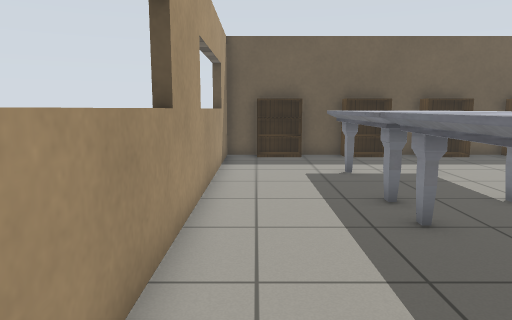
view 1 (above)

18 first-person views from a walk through a robot-simulator world made for Gazebo. The camera is 1 m above the floor, tilts 8° down and sees 70° across. The floor is counted in squares, 0.5 m on a side. Each view is taken from the middle of a square. On the plan, view 1 faces up. The plan holds only what a view shows up to about 19 squares ahead; the rest is blank. The place goes on beyond the plan. Simple patterns stand in for the simulator's built-in surfaces. Some stock models are drawn as simple stand-ins.

view 2
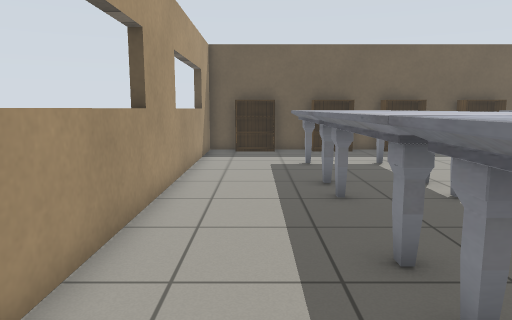

view 3
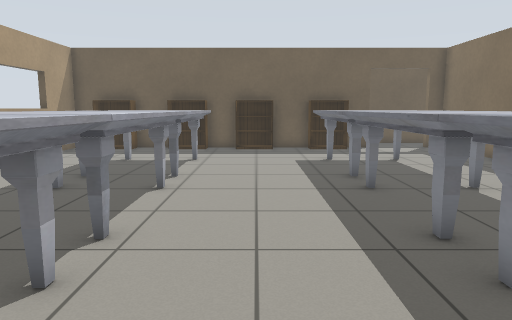

view 4
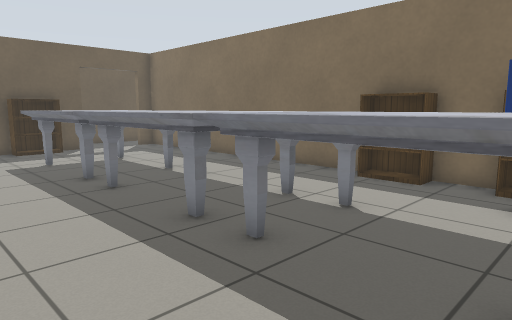

view 5
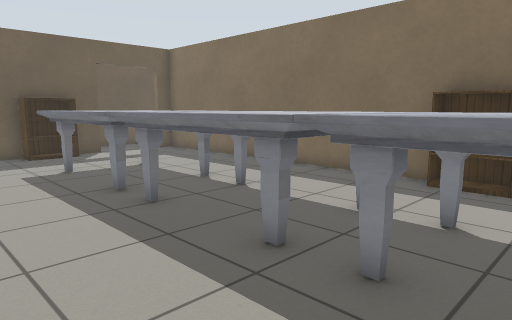

view 6
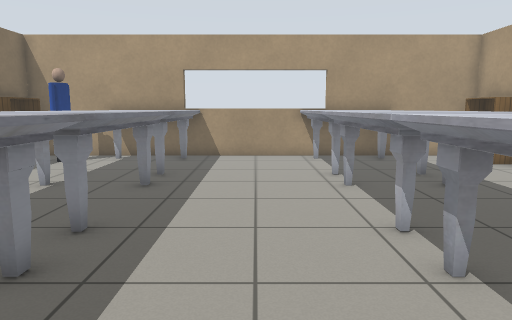

view 7
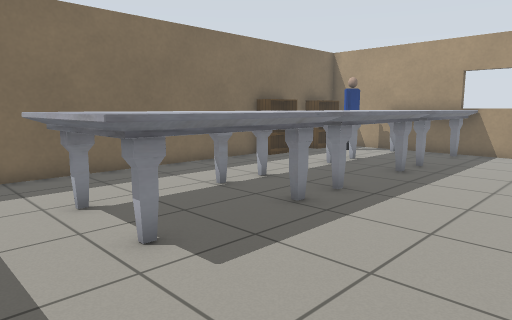

view 8
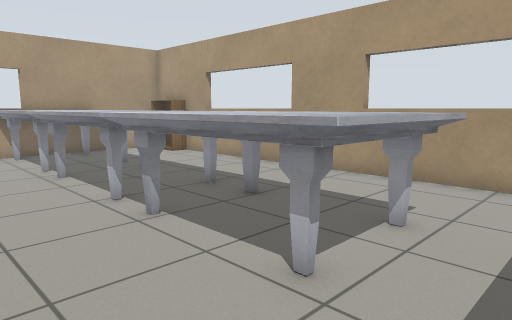

view 9
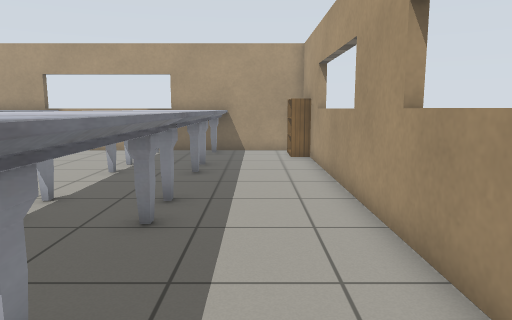

view 10
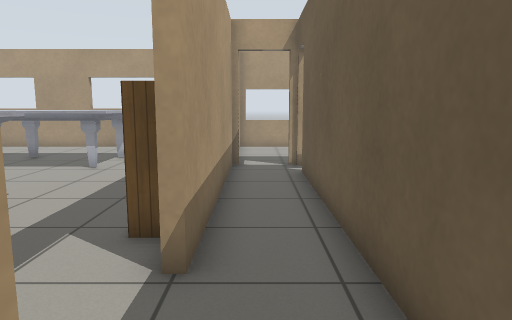

view 11
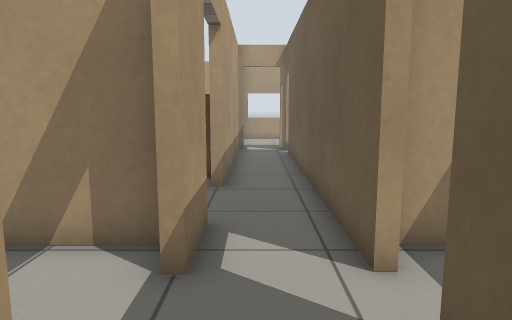

view 12
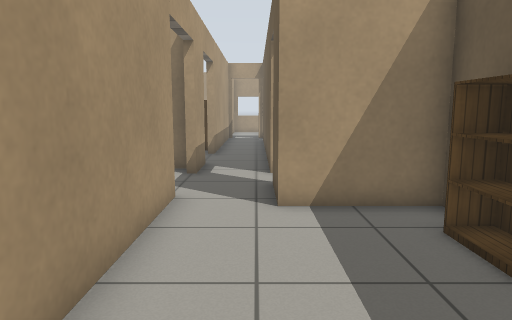

view 13
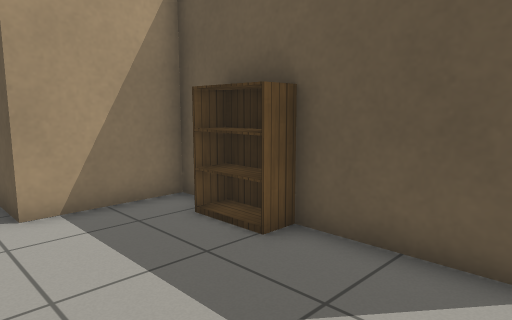

view 14
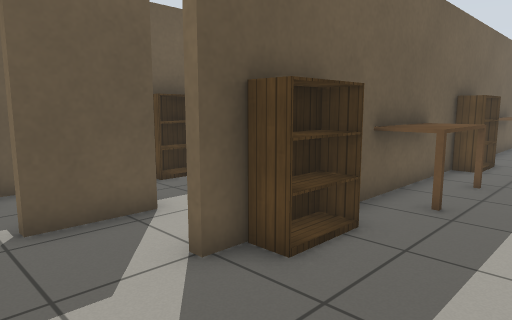

view 15
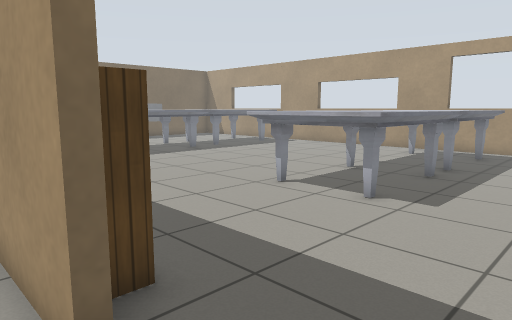

view 16
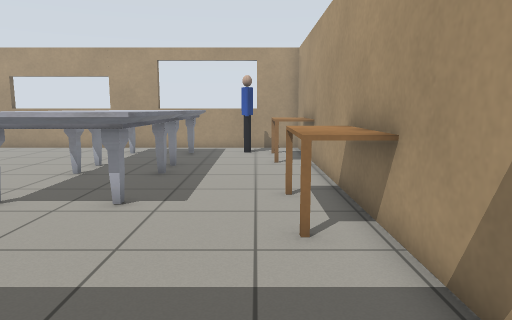

view 17
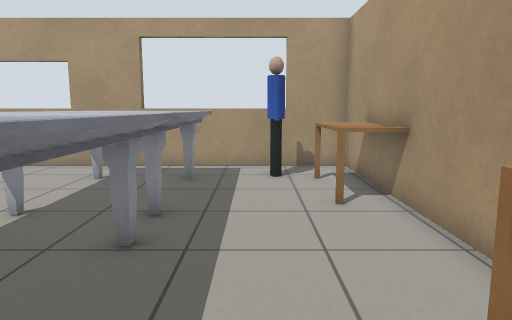

view 18
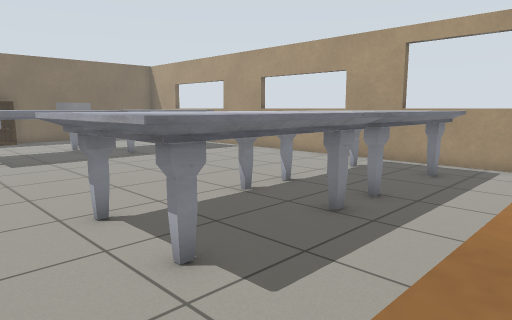

### Floor plan
Points are (right, up) in squares from view 1. A wall is a line through its corners. A room is listed if a view was taken in it or the views show most of it. See-through windows are left out.
Room 1 (views 1, 2, 3, 4, 5, 6, 7, 8, 9)
walls: (17.6, 3.4) (17.6, 8.6); (17.6, 11.4) (17.6, 15.8) (16.8, 15.8); (13.8, 15.8) (-1.2, 15.8) (-1.2, -3.5) (17.6, -3.5) (17.6, 0.6)
ways out: open door at (15, 16) to room 2
objects: bookshelf (-1, -3) to (0, -1); bookshelf (0, 15) to (2, 15); marble table (2, -3) to (6, 1); marble table (2, 2) to (6, 6); marble table (2, 7) to (6, 12); bookshelf (4, 15) to (5, 15); bookshelf (7, 15) to (9, 15); marble table (10, -3) to (14, 1); marble table (10, 2) to (14, 6); marble table (10, 7) to (14, 12); bookshelf (11, 15) to (12, 15); person (15, -2) to (16, -2); bookshelf (17, -3) to (17, -1); bookshelf (17, 1) to (17, 2); table (18, 1) to (19, 3); table (18, 9) to (19, 11)
Room 2 (views 10, 11, 12, 13, 15, 16)
walls: (21.8, 16.2) (27.6, 16.2); (18.8, 18.5) (6.5, 18.5); (26.6, 21.9) (22.7, 21.9) (22.7, 18.5) (20.2, 18.5); (16.8, 16.2) (18.8, 16.2); (29.4, 21.9) (28.5, 21.9); (5, 16.2) (13.8, 16.2)
ways out: open door at (15, 16) to room 1; open door at (20, 16) to room 3; open door at (5.5, 18)
objects: bookshelf (24, 21) to (26, 21)
Room 3 (views 14, 17, 18)
walls: (17.8, 8.6) (17.8, 3.5); (17.8, 0.6) (17.8, -1.8) (30.5, -1.8); (17.8, 15.7) (17.8, 11.5); (30.5, 15.8) (21.8, 15.8)
ways out: open door at (20, 16) to room 2
objects: person (20, 0) to (21, 0); marble table (22, 0) to (26, 4); marble table (22, 5) to (26, 10); bookshelf (23, 15) to (24, 15); table (27, 14) to (29, 15)

Positions as (right, up) in squares from view 1, and headings:
1: (0, 0), facing up
2: (1, -2), facing up
3: (8, -3), facing up
4: (7, -3), facing up-right
5: (7, -1), facing up-right
6: (8, 12), facing down
7: (6, 14), facing down-right
8: (9, 14), facing down-left
9: (1, 14), facing down
10: (18, 17), facing left
11: (23, 17), facing left
12: (30, 18), facing left
13: (30, 17), facing up-left
14: (19, 12), facing up-right
15: (19, 17), facing down-right
16: (20, 17), facing down
17: (21, 11), facing down
18: (19, 12), facing down-right
